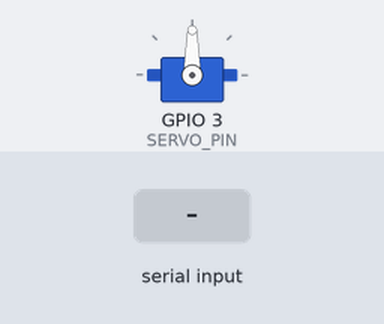
The program below on a simulated Raspberry Pi (BCM pin numbers). On the bench: servo. The inputs (shaded band) are chosen by the test bench. Servo angles are drawn from the pulse width (0.5 ms = 0°, 2.5 ms = 180°); what the program prints to the terminal is not drawn.

Above: at 1.2 s.
1.3 s: "2" typed at the terminal, then Enter
At 2.0 s:
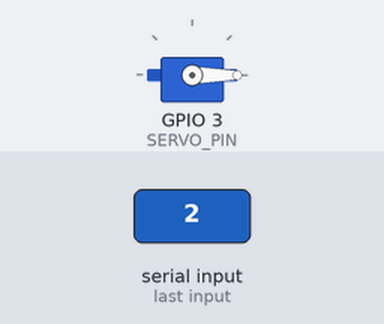
2.8 s: "3" typed at the terminal, then Enter
At 3.2 s:
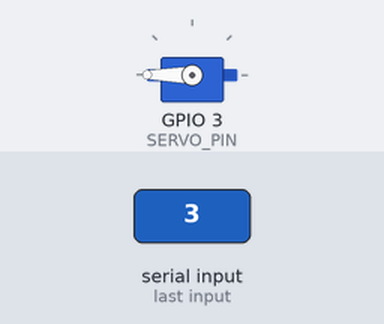
4.3 s: "1" typed at the terminal, then Enter
At 5.5 s:
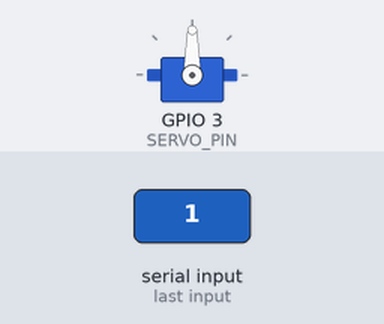
Timing chart, 0 to 7.3 s (numbered marks = the images above; inputs shaded):
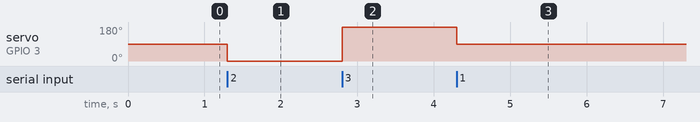

The program:

servo_motor.py
```python
import RPi.GPIO as GPIO
import time

SERVO_PIN = 3

GPIO.setmode(GPIO.BCM)
GPIO.setup(SERVO_PIN, GPIO.OUT)

pwm = GPIO.PWM(SERVO_PIN, 50)
pwm.start(7.5)

try:
    while True:
        val = input('1: 0도, 2: -90도, 3: +90도, 9: Exit > ')
        if val == '1':
            pwm.ChangeDutyCycle(7.5)    # 0도
        elif val == '2':
            #pwm.ChangeDutyCycle(5)     # -45도
            pwm.ChangeDutyCycle(2.5)    # -45도
        elif val == '3':
            #pwm.ChangeDutyCycle(10)    # +45도
            pwm.ChangeDutyCycle(12.5)   # +90도
        elif val == '9':
            break
finally:
    pwm.stop()
    GPIO.cleanup()
```

Measured:
- after the input at 1.3 s, servo on GPIO 3 (SERVO_PIN): 90° → 0° at once
- after the input at 2.8 s, servo on GPIO 3 (SERVO_PIN): 0° → 180° at once
- after the input at 4.3 s, servo on GPIO 3 (SERVO_PIN): 180° → 90° at once
